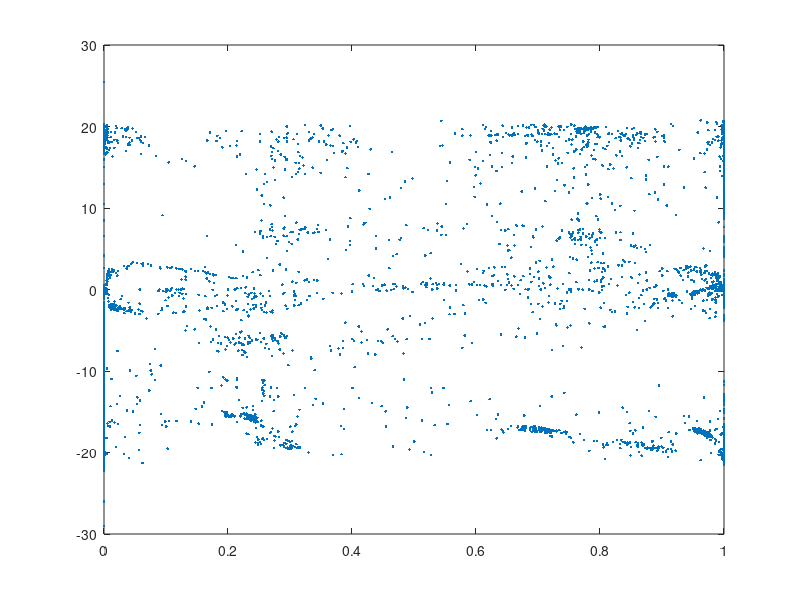

Write MATLAB code to recreate this figure. (Note: this script raises an error after producing the figure.)
%% created by Zhong 2019/5/6: draw hist of visited states

clear all
close all
clc

% self.state = r_ego, Carla_state.ego_speed,\
%              Carla_state.front_vehicle_inside_distance,\
%              Carla_state.front_vehicle_inside_direction,\
%              Carla_state.front_vehicle_inside_speed,\
%              Carla_state.front_vehicle_outside_distance,\
%              Carla_state.front_vehicle_outside_direction,\
%              Carla_state.front_vehicle_outside_speed,\
%              Carla_state.behind_vehicle_inside_distance,\
%              Carla_state.behind_vehicle_inside_speed,\
%              Carla_state.behind_vehicle_outside_distance,\
%              Carla_state.behind_vehicle_outside_speed

load visited_state.txt
visited_state = visited_state;

r_ego = visited_state(:,2);
ego_speed = visited_state(:,3)*3.6;

d = sum(ego_speed/3.6*0.2)
% front_vehicle_inside_distance = visited_state(:,3);
% front_vehicle_inside_direction = visited_state(:,4);
% front_vehicle_inside_speed = visited_state(:,5);
% front_vehicle_outside_distance = visited_state(:,6);
% front_vehicle_outside_direction = visited_state(:,7);
% front_vehicle_outside_speed = visited_state(:,8);
% behind_vehicle_inside_distance = visited_state(:,9);
% behind_vehicle_inside_speed = visited_state(:,10);
% behind_vehicle_outside_distance = visited_state(:,11);
% behind_vehicle_outside_speed = visited_state(:,12);

plot(r_ego,ego_speed,'.')

figure
X = [r_ego,ego_speed];
X = sortrows(X,2);
X = X(2458:209474,:);

hist3(X,'Ctrs',{-0.5:0.01:1.5 0:0.1:30})
xlabel('r ego(m)')
ylabel('ego speed(km/h)')
zlabel('visited times')
% surfHandle = get(gca, 'child');
% set(surfHandle,'FaceColor','interp', 'CdataMode', 'auto');
% colorbar
% view(2)

%%
% min_componets = 2;
% GMMmodel = fitgmdist(X,2);
% min_AIC = GMMmodel.AIC;

% for i = 3:30
%     GMMmodel = fitgmdist(X,i);
%     i
%     if GMMmodel.AIC < min_AIC 
%         min_componets = i;
%         min_AIC = GMMmodel.AIC;
%     end 
% end
%%
GMMmodel = fitgmdist(X,40, 'Regularize',1e-5);
% 'CovType','diagonal','SharedCov',true
sigma = GMMmodel.Sigma;
mu = GMMmodel.mu;
%%
X1 = X(1,:);
Y = pdf(GMMmodel,[X1(1),X1(2)]);
[X1,Y1] = meshgrid(-0.5:0.05:1.5,0:0.1:30);
Z = X1;
C = X1;
for i=1:size(X1,1)
    for j=1:size(X1,2)
       Z(i,j) = pdf(GMMmodel,[X1(i,j),Y1(i,j)]);
       C(i,j) = Z(i,j)*100;
    end 
end
figure
surf(X1,Y1,Z)
xlabel('ego_lane')
ylabel('ego speed(km/h)')
zlabel('probability density')
% colorbar

%%
% figure
% [X,Y] = meshgrid(1:0.5:10,1:20);
% Z = sin(X) + cos(Y);
% C = X.*Y;
% surf(X,Y,Z,C)
% colorbar

%%

